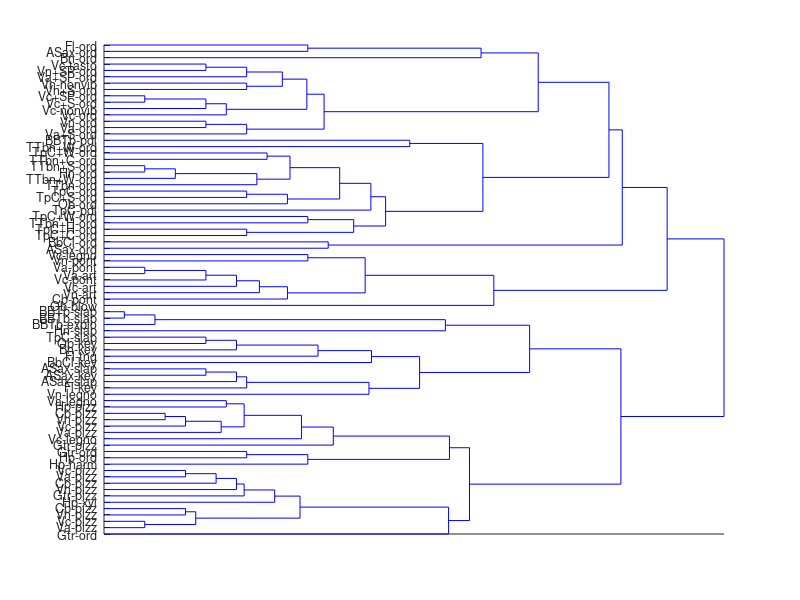

The MATLAB script that drew this image: (Note: this script raises an error after producing the figure.)
%function clusterAnalysis()
modes = 0;
load simAll
addpath('evaluation')

l = linkage(dc, 'weighted');

% names{2} = [names{2} '     .'];

dendrogram(l, 78,'Orientation','right', 'Labels', names)
set(gca, 'xtick', [], 'fontSize', 9)
axis tight
saveas(gcf, '../paper/figures/allLinkage', 'png')


for k=2:15
    c(k, :) = cluster(l, 'maxclust', k);
    
    [iNames, ~, ii] = unique(instruments);
    [mNames, ~, im] = unique(modes);
    
    cmi = clusteringMetrics(c(k, :), ii);
    
    cmm = clusteringMetrics(c(k, :), im);
    
    ai(k) = cmi.nmi;
    am(k) = cmm.nmi;
    
    for m=1:100
        cr = randi(k, size(c, 2), 1);
        crmi = clusteringMetrics(cr, ii);
        crmm = clusteringMetrics(cr, im);
        arim(m) = crmi.nmi;
        armm(m) = crmm.nmi;
    end
    
    ari(k) = mean(arim);
    arm(k) = mean(armm);
end
ai(1)=NaN;
am(1)=NaN;
ari(1)=NaN;
arm(1)=NaN;

save('clusters.mat')


figure(1)
plot([ai; am; ari; arm; ai-ari; am-arm]', 'LineWidth', 2)
xlabel('Number of clusters')
ylabel('Nmi')
legend({'judgmentsInstruments', 'judgmentsModes', 'nullInstruments', 'nullModes', 'normalizedJudgmentsInstruments', 'normalizedJudgmentsModes'})
set(gca, 'FontSize', 16)
saveas(gcf, 'figures/clusterAnalysis', 'png')


figure(2)
colormap('jet')
subplot 211
imagesc([c(5, :)/5; im'/15])
subplot 212
imagesc([c(6, :)/6; ii'/15])

% trier les references
% faire un alignement par pair wise max
